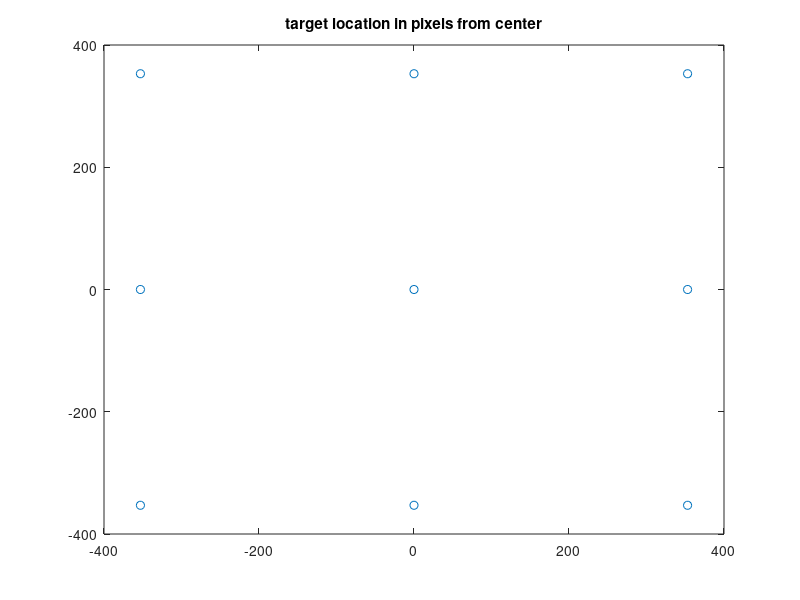
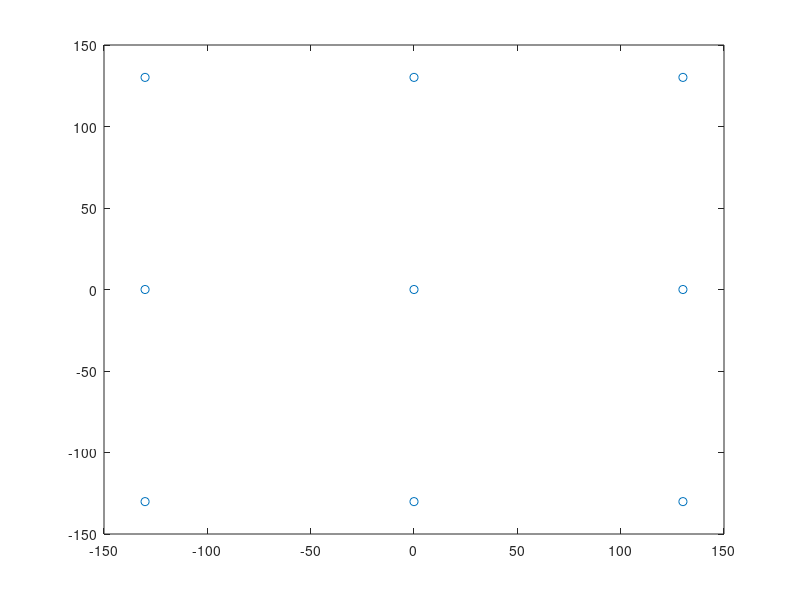

Write MATLAB code to recreate these figures, in order.
%% define calibration targets
% Define the diameter of the fixation points (in degrees)
degFix = 0.2;

calTargets = [-7 -7;0 -7;7 -7;-7 0;0 0;7 0;-7 7;0 7;7 7];
calTargets = calTargets(randperm(size(calTargets,1)),:);

%% Calculate screen features

screenSize = 32; %inches
Res.width= 1920; %pixel/inch
Res.height= 1080; %pixel/inch

viewDist = 1065; %mm

inch2mm = 25.4;
screenW = sind(atand(Res.width/Res.height))*screenSize*inch2mm; %mm
screenH = sind(atand(Res.height/Res.width))*screenSize*inch2mm; %mm

pixSize = screenW/Res.width; %mm (assuming square px)

pixPerMM = 1/pixSize; %px/mm

%% calculate target positions in terms of DOVA

% degrees of visual angle (DOVA) per mm
DOVA = rad2deg(atan(1./viewDist)); %deg

% mm per DOVA 
mmPerDOVA = 2*viewDist*tand(1/2); %mm/DOVA

%pixel per degree of visual angle
pixPerDOVA = mmPerDOVA/pixSize; %px/DOVA 

% take center as reference
cnrTargetDOVA = [0 0];

% target distances in pixels from center
tgtLocsPX(:,1) = round(calTargets(:,1)*pixPerDOVA+cnrTargetDOVA(1)); %in px
tgtLocsPX(:,2) = round(calTargets(:,2)*pixPerDOVA+cnrTargetDOVA(2)); %in px
figure
plot(tgtLocsPX(:,1),tgtLocsPX(:,2), 'o')
title ('target location in pixels from center')

% target distances in mm from center
tgtLocsMM(:,1) = round(tgtLocsPX(:,1) * pixSize); %mm
tgtLocsMM(:,2) = round(tgtLocsPX(:,2) * pixSize); %mm
figure
plot(tgtLocsMM(:,1),tgtLocsMM(:,2), 'o')
title ('target location in mm from center')

% targets 
MYtargets(:,:) = calTargets(:,:)*mmPerDOVA;  %Location of targets in mm

MYTargetsDOVA = rad2deg(atan(sqrt((MYtargets(:,1)).^2 + (MYtargets(:,2)).^2) ./ viewDist));

MYTargetsDOVA2 = rad2deg(atan(sqrt((tgtLocsMM(:,1)).^2 + (tgtLocsMM(:,2).^2)) ./ viewDist));

%% CRS
% mm per degree
degPerMM = tand(1)*viewDist;

% calculate pixels per degree
pixPerDeg = degPerMM/pixSize;

% target location in pixels
cnrTarget = [round(Res.width/2) round(Res.height/2)];
tgtLocsPX(:,1) = round(calTargets(:,1)*pixPerDeg+cnrTarget(1)); 
tgtLocsPX(:,2) = round(calTargets(:,2)*pixPerDeg+cnrTarget(2));
targets(:,:) = calTargets(:,:)*degPerMM;
plot(targets(:,1),targets(:,2), 'o');

TargetsDOVA = rad2deg(atan(sqrt((targets(:,1)).^2 + (targets(:,2)).^2) ./ viewDist));